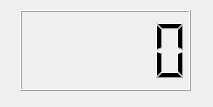
<?xml version="1.0" encoding="UTF-8"?>
<ui version="4.0">
 <class>TomatoClock</class>
 <widget class="QWidget" name="TomatoClock">
  <property name="enabled">
   <bool>true</bool>
  </property>
  <property name="geometry">
   <rect>
    <x>0</x>
    <y>0</y>
    <width>213</width>
    <height>107</height>
   </rect>
  </property>
  <property name="windowTitle">
   <string>TomatoClock</string>
  </property>
  <widget class="QLCDNumber" name="Timer">
   <property name="geometry">
    <rect>
     <x>20</x>
     <y>10</y>
     <width>171</width>
     <height>81</height>
    </rect>
   </property>
  </widget>
 </widget>
 <resources/>
 <connections/>
</ui>
